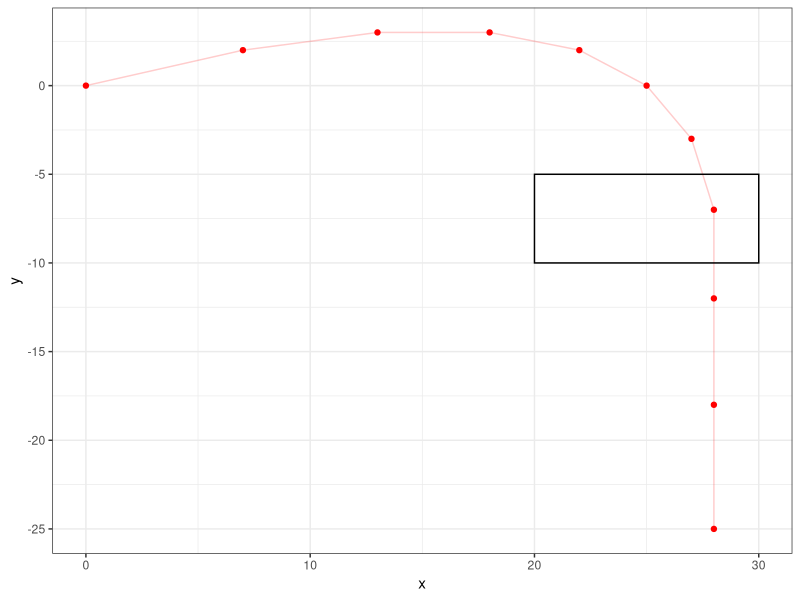
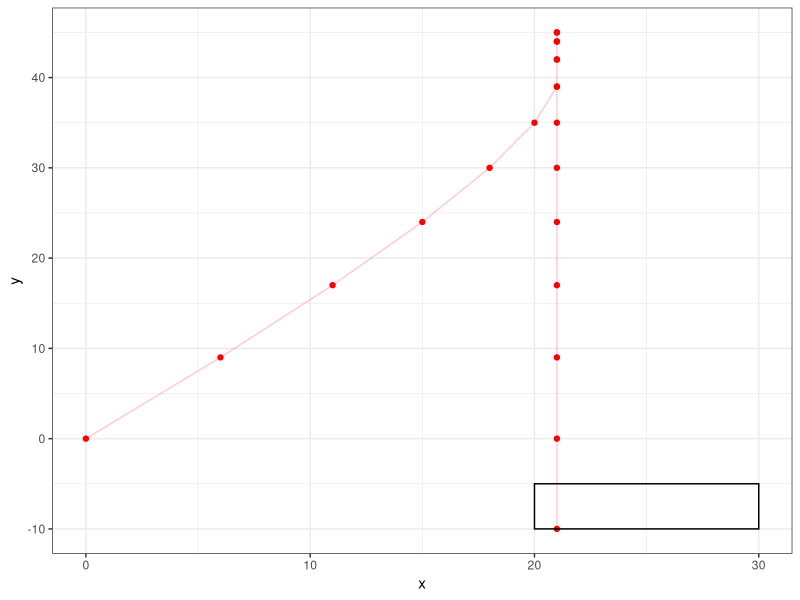
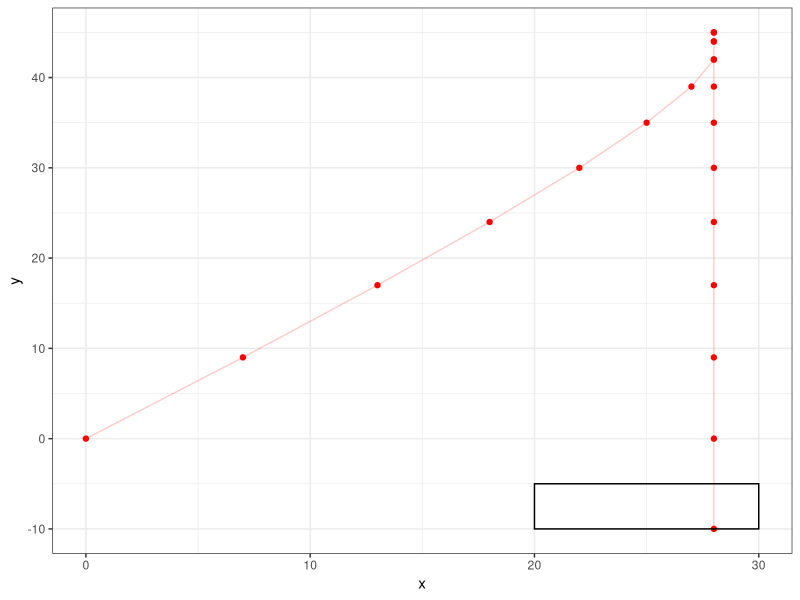
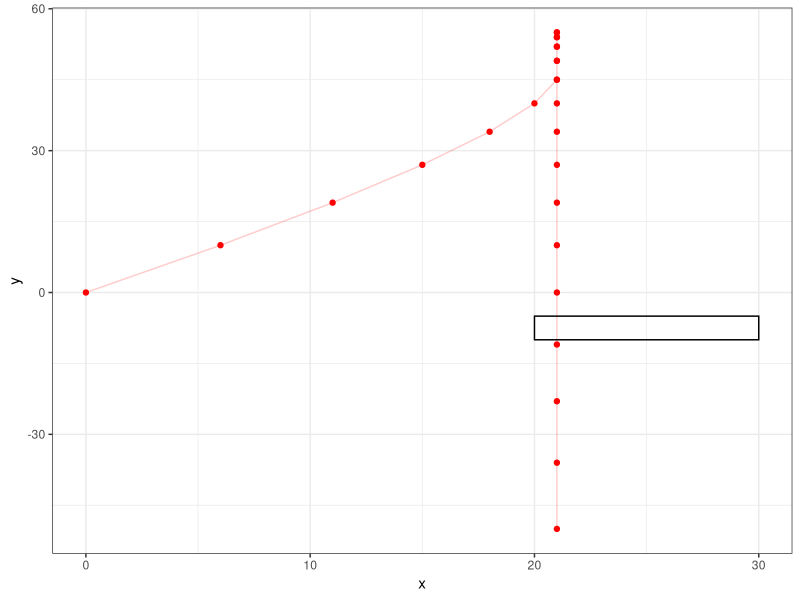
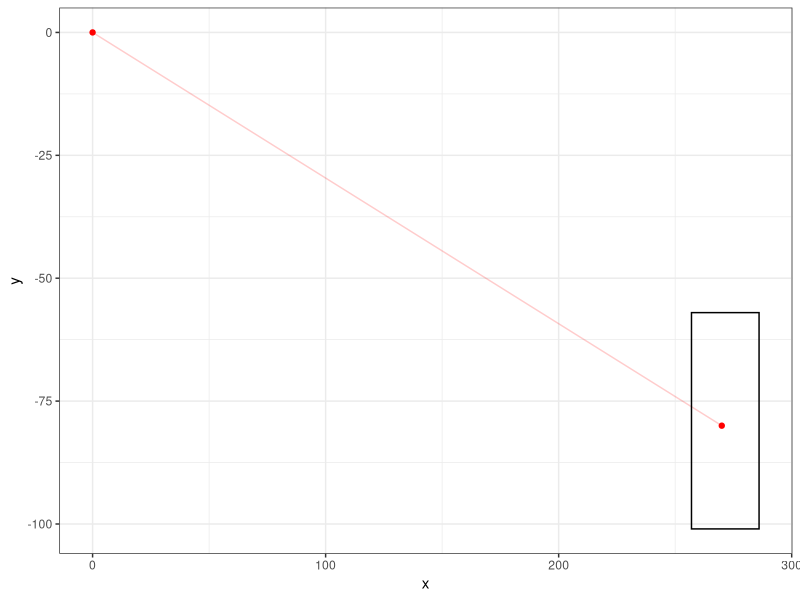
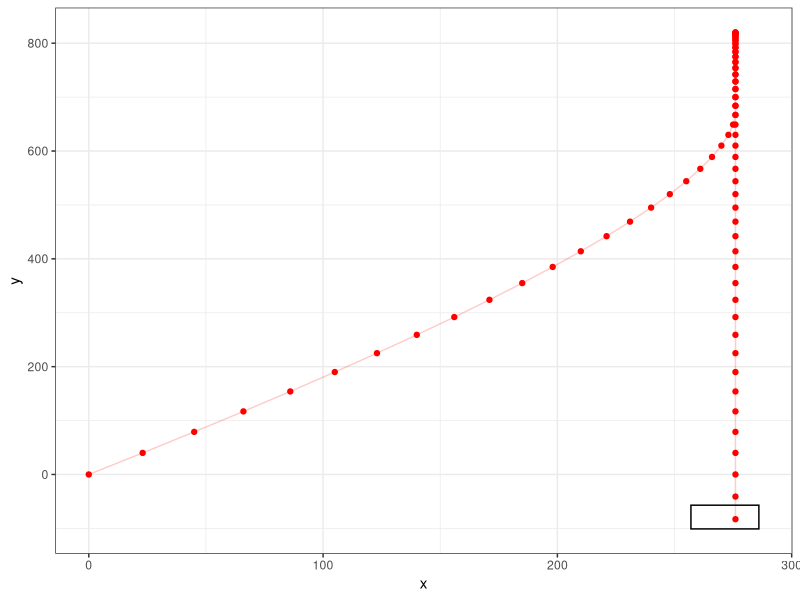
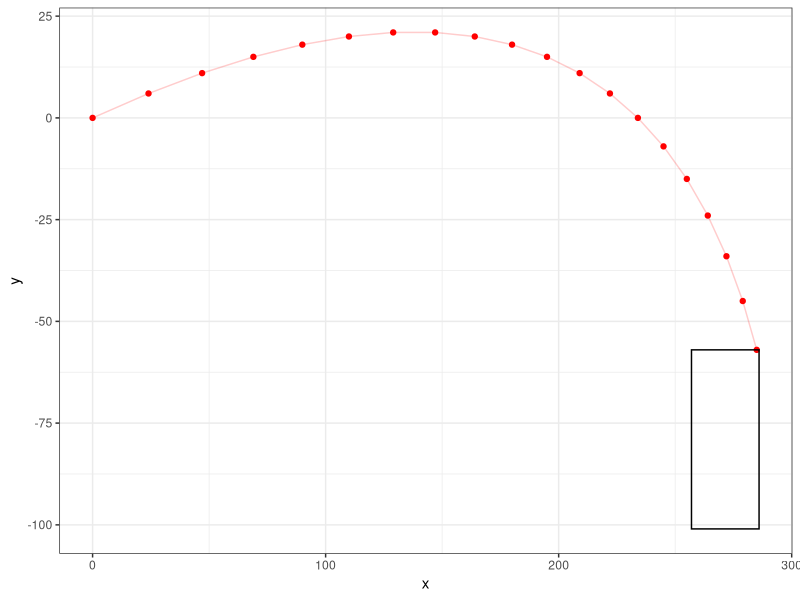

Generate these figures, in order, with R: (Note: a time limit stopped this script after it produced the figures.)
library(tidyverse)
library(progress)

parse_input <- function(raw) {
  tibble(raw = raw) %>%
    extract(
      col = raw,
      into = c("xmin", "xmax", "ymin", "ymax"),
      regex = "x=([-|\\d]+)..([-|\\d]+), y=([-|\\d]+)..([-|\\d]+)",
      convert = TRUE
    )
}

test_17 <- parse_input("target area: x=20..30, y=-10..-5")
input_17 <- parse_input("target area: x=257..286, y=-101..-57")

vx <- function(t, vx_0) {
  increment <- if_else(vx_0 >= 0, -1, 1)
  if (abs(vx_0) >= t) { # need to truncate the sequence
    out <- seq(vx_0, by = increment, length.out = t)
  } else { # need to pad the sequence
    to_v0 <- seq(vx_0, to = 0, by = increment)
    pad <- t - length(to_v0)
    out <- c(to_v0, rep(0, length.out = pad))
  }
  out
}
vx(7, 10)
vx(10, 10)
vx(15, -10)

vy <- function(t, vy_0) seq(vy_0, by = -1, length.out = t)
vy(5, 10)

trajectory <- function(t, vx_0, vy_0) {
  tibble(vx = vx(t, vx_0), vy = vy(t, vy_0), x = cumsum(vx), y = cumsum(vy))
}
trajectory(50, 7, 2)
trajectory(25, 6, 9) %>% view()
trajectory(25, 6, 10) %>% view()
trajectory(10, 2, -1)

plot_trajectory <- function(t, vx_0, vy_0, target = NULL, zoom = FALSE) {
  s <- trajectory(t, vx_0, vy_0)
  p <- s %>%
    bind_rows(tibble(x = 0, y = 0)) %>%
    ggplot(aes(x = x, y = y)) +
    geom_point(colour = "red") +
    geom_line(colour = "red", alpha = 0.2) +
    theme_bw()

  if (!is.null(target)) {
    p <- p + geom_rect(
      data = target,
      mapping = aes(x = NULL, y = NULL, xmin = xmin, xmax = xmax, ymin = ymin, ymax = ymax),
      fill = NA,
      colour = "black"
    )
    if (zoom) {
      p <- p + coord_cartesian(xlim = c(target$xmin, target$xmax), ylim = c(target$ymin, target$ymax))
    }
  }
  p
}
plot_trajectory(10, 7, 2, test_17)
plot_trajectory(20, 6, 9, test_17)
plot_trajectory(20, 7, 9, test_17)
plot_trajectory(25, 6, 10, test_17)

# pick vx_0 so the ball just reaches the target
min_vx_0 <- function(target) {
  x_vals <- cumsum(1:target$xmin) # overkill
  which(x_vals >= target$xmin & x_vals <= target$xmax)[1]
}
min_vx_0(test_17)
min_vx_0(input_17)

q17a <- function(target) {
  vx_val <- min_vx_0(target)[1]
  # for negative target y, the ball will always pass through 0 with vy = -vy_0
  # biggest vy_0 therefore is when it takes only 1 step from y = 0 to the target
  vy_val <- abs(target$ymin) -1
  max_y <- trajectory(2 * vy_val + 10, vx_val, vy_val) %>%
    pull(y) %>%
    max()
  c(vx_0 = vx_val, vy_0 = vy_val, max_y = max_y)
}
q17a(test_17)
q17a(input_17)

on_target <- function(t, vx_0, vy_0, target) {
  s <- trajectory(t, vx_0, vy_0)
  hits <- s$x >= target$xmin & s$x <= target$xmax & s$y >= target$ymin & s$y <= target$ymax
  if (any(hits)) {
    out <- which.max(hits)
  } else {
    out <- 0L
  }
  out
}

on_target(50, 7, 2, test_17)
on_target(50, 6, 3, test_17)
on_target(50, 9, 0, test_17)
on_target(50, 17, -4, test_17)
on_target(50, 6, 9, test_17)
on_target(250, 23, 100, input_17)

q17b <- function(target) {
  # Bounds
  # vx_0 must be large enough to reach x by the time speed is 0
  # vx_0 must be smaller than xmax, else it will pass the target in one step
  # vy_0 must be larger than ymin, else it will pass through the target in one step
  # vy_0 must be smaller than the abs(ymin) bound from part 1
  # t should be y-limited; probably not more than 2.5x vy_0
  search_space <- crossing(
    vx_0 = min_vx_0(target):target$xmax,
    vy_0 = target$ymin:abs(target$ymin)
  ) %>%
    transmute(t = as.integer(ceiling(2.5 * max(vy_0))), vx_0, vy_0)
  pb <- progress_bar$new(
    format = "  calculating [:bar] :current/:total (:percent) in :elapsed, eta :eta",
    total = nrow(search_space),
    clear = FALSE
  )
  pb$tick(0)
  # search_space
  t_hit <- pmap_int(search_space, ~ {pb$tick(); on_target(..1, ..2, ..3, target)})
  search_space %>%
    mutate(t_hit = t_hit) %>%
    filter(t_hit > 0L)
}
q17b(test_17) -> test_hits
q17b(input_17) -> input_hits

input_hits %>% nrow

plot_trajectory(1, 270, -80, input_17)
plot_trajectory(83, 23, 40, input_17)
plot_trajectory(19, 24, 6, input_17)

input_hits %>% filter(vx_0 > 23, vy_0 > 0)
